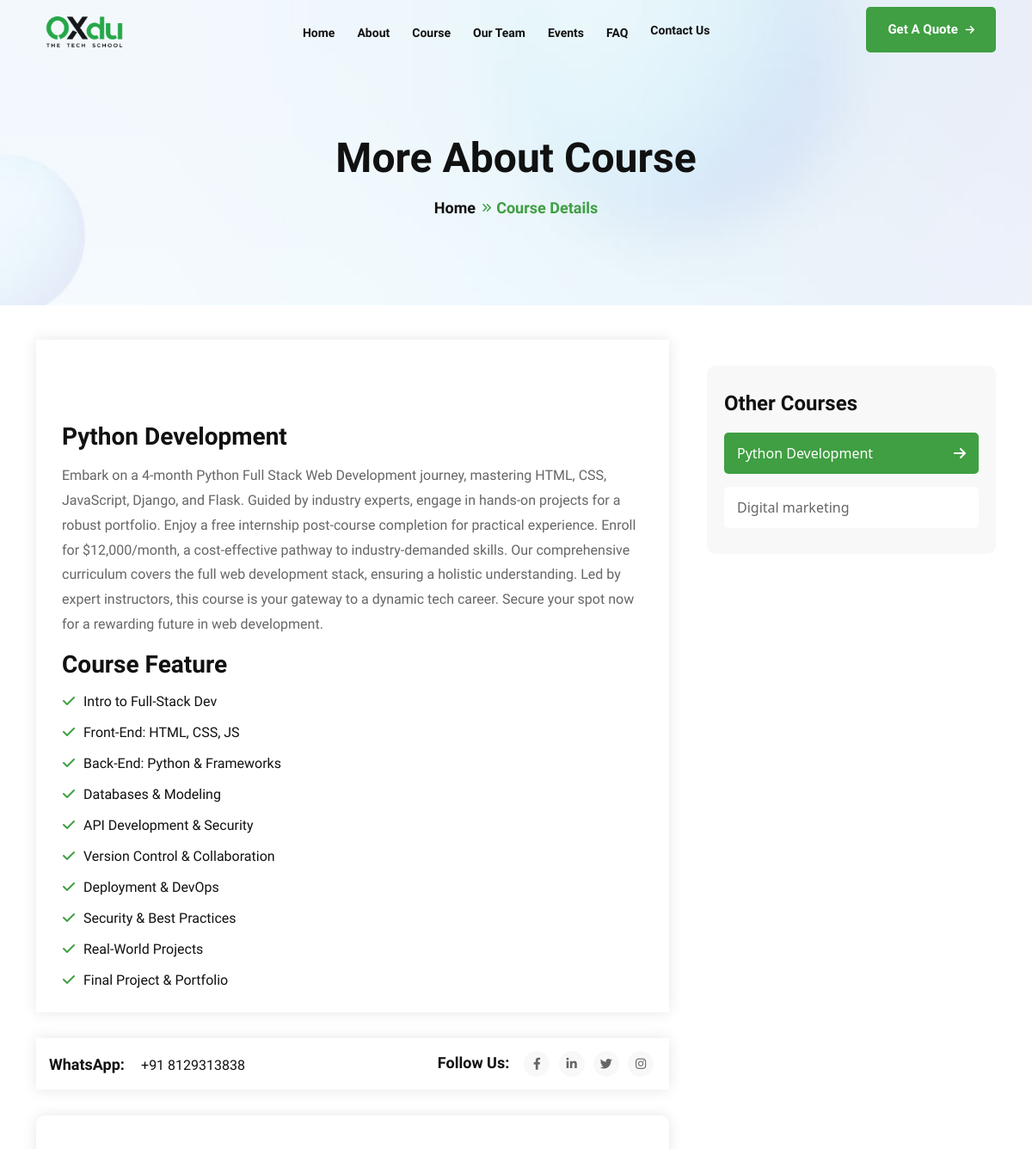
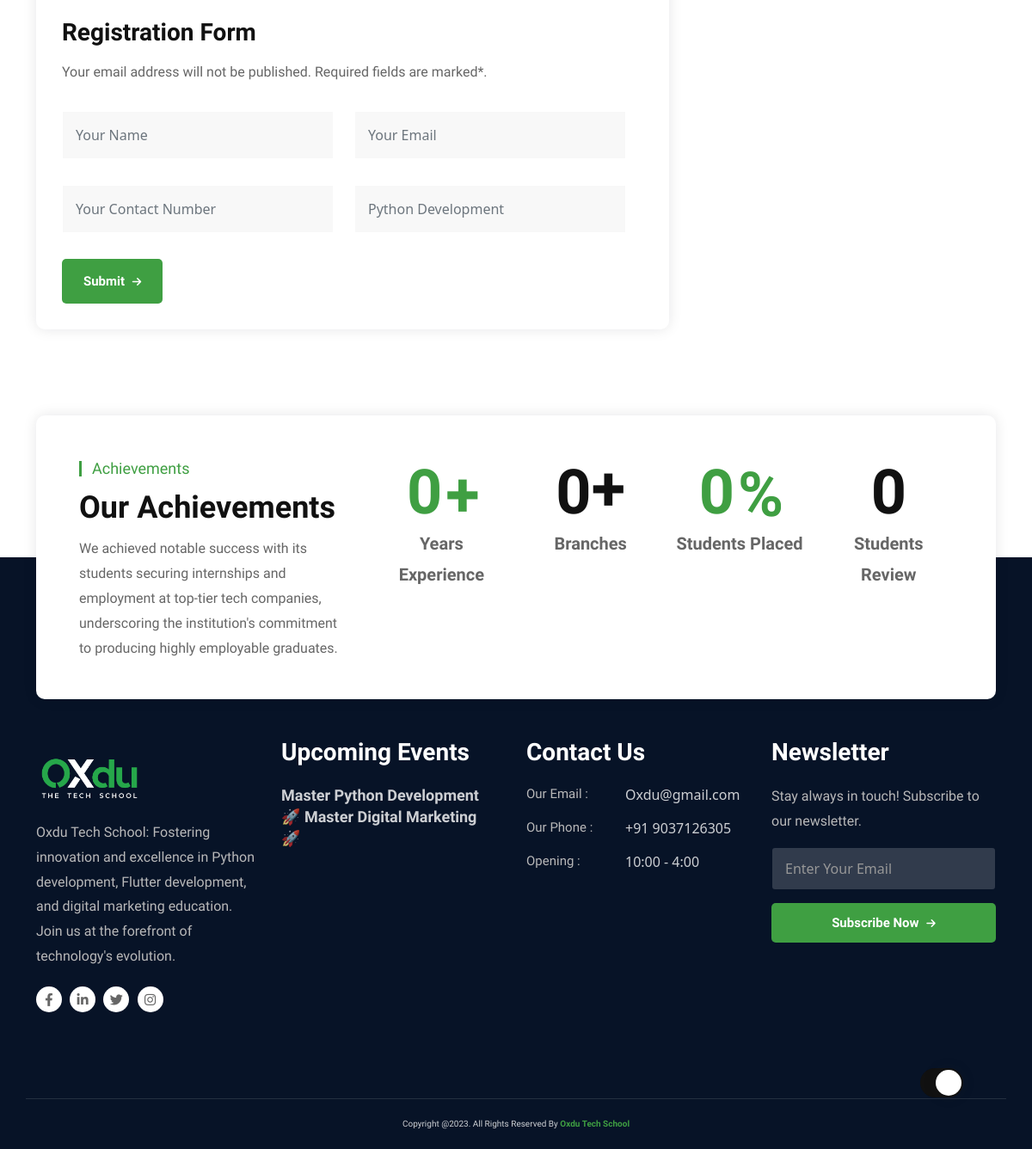
Screenshot of /course_details/1/ with the database file from the repository (2 pictures, top to bottom).
### web/models.py (models this page shows, shortened)
class Course(models.Model):
    duration = models.IntegerField()
    fees = models.IntegerField()
    course_name = models.CharField(max_length=100)
    course_description = models.TextField()
    slug = models.SlugField(unique=True, max_length=100)

class CourseFeatures(models.Model):
    course = models.ForeignKey(
        "web.Course", on_delete=models.CASCADE, blank=True, null=True
    )
    course_feature = models.CharField(max_length=100, blank=True, null=True)

class Event(models.Model):
    event_image = models.FileField(upload_to="media")
    event_date = models.IntegerField()
    event_month = models.CharField(max_length=50)
    event_cordinator = models.CharField(max_length=100)
    location = models.CharField(max_length=100)
    event_title = models.CharField(max_length=100)
    event_description = models.TextField()
    slug = models.SlugField(unique=True, max_length=100)

### web/views.py (the view, shortened to what this page needs)
# urls.py: path("course_details/<str:pk>/", views.course_details, name="course_details"),
def course_details(request, pk):
    course = get_object_or_404(Course, pk=pk)
    features = CourseFeatures.objects.filter(course=course)
    other_courses = Course.objects.exclude(pk=pk)
    form = RegisterationForm(request.POST or None)
    context = {
        "course": course,
        "form": form,
        "features": features,
        "other_courses": other_courses,  # Add this to your context
    }
    return render(request, "web/course-details.html", context)

### web/forms.py
class RegisterationForm(forms.ModelForm):
    class Meta:
        model = CourseRegistration
        exclude = ("timestamp",)
        widgets = {
            "name": widgets.TextInput(
                attrs={"class": "required form-control", "placeholder": "Your Name"}
            ),
            "email": widgets.EmailInput(
                attrs={"class": "required form-control", "placeholder": "Your Email"}
            ),
            "phone": widgets.NumberInput(
                attrs={
                    "class": "required form-control",
                    "placeholder": "Your Contact Number",
                }
            ),
            "course": widgets.TextInput(
                attrs={"class": "required form-control", "placeholder": "course"}
            ),
        }
        labels = {
            "name": "name",
            "email": "email",
            "phone": "phone",
        }

### web/context_processors.py (called while the page is built)
def main_context(request):
    events=Event.objects.all()
    context = {
       'events' : events,
    }
    return context

### templates/web/course-details.html (shortened to what this page needs)
{% extends "web/base.html" %}
{% load static %}
{% block content %}
<section class="uni-banner">
<div class="container">
<div class="uni-banner-text-area">
<h1>More About Course</h1>
<ul>
<li><a href="{% url 'index' %}">Home</a></li>
<li>Course Details</li>
</ul>
</div>
</div>
</section>
<section class="details-text-area ptb-100">
<div class="container">
<div class="row">
<div class="col-lg-8">
<div class="blog-details-text-area">
<div class="bdt-text">
<br> <br> <br> <br>
<h3 class="details-page-title">{{course.course_name}}</h3>
<p>{{course.course_description}}</p>
<h3 class="details-page-title">Course Feature</h3>
<div class="support-list">
<div class="support-list">
    <ul>
        {% for feature in features %}
            <li><i class="fas fa-check"></i> {{ feature.course_feature }}</li>
        {% endfor %}
    </ul>
</div>
</div>
</div>
</div>
<div class="blog-text-footer mt-30 pr-20">
<div class="tag-area">
<ul>
<li><span>WhatsApp:</span> </li>
<li><a href="https://wa.me/+918129313838">+91 8129313838</a></li>
</ul>
</div>
<div class="social-icons">
<ul>
<li><span>Follow Us:</span></li>
<li><a href="https://www.facebook.com/" target="_blank"><i class="fab fa-facebook-f"></i></a></li>
<li><a href="https://www.linkedin.com/" target="_blank"><i class="fab fa-linkedin-in"></i></a></li>
<li><a href="https://twitter.com/" target="_blank"><i class="fab fa-twitter"></i></a></li>
<li><a href="https://www.instagram.com/" target="_blank"><i class="fab fa-instagram"></i></a></li>
</ul>
</div>
</div>
<div class="blog-details-page-form-area">
<div class="bd-form details-text-area pr-20" id="bd-form">
<h3 class="details-page-title">Registration Form</h3>
<p>Your email address will not be published. Required fields are marked*.</p>
<form class="ajax reload" method="POST">
<div class="row">
<div class="col-md-6">
    {{form.name}}
</div>
<div class="col-md-6">
    {{form.email}}
</div>
<div class="col-md-6">
    {{form.phone}}
</div>
<div class="col-md-6">
<input type="text" class="form-control" placeholder="{{course.course_name}}" required readonly>
</div>
<div class="col-md-12">
    <button class="default-button" type="submit"><span>Submit <i class="fas fa-arrow-right"></i></span></button>
  </div>
</div>
</form>
</div>
</div>
</div>
<div class="col-lg-4">
<div class="sidebar-area pt-30 pl-20">
    <div class="sidebar-card sidebar-category mt-30">
        <h3>Other Courses</h3>
        <ul>
            <li>
                <a class="active" href="{% url 'course_details' pk=course.pk %}">
                    <span>{{ course.course_name }}</span> <i class="fas fa-arrow-right"></i>
                </a>
            </li>
            {% for other_course in other_courses %}
                <li>
                    <a href="{% url 'course_details' pk=other_course.pk %}"{% if other_course.pk == course.pk %} class="active"{% endif %}>
                        <span>{{ other_course.course_name }}</span> <i class="fas fa-arrow-right"></i>
                    </a>
                </li>
            {% endfor %}
        </ul>
    </div>
</div>
</div>
</div>
</div>
</section>
{% endblock %}

### templates/web/base.html (shortened to what this page needs)
{% load static %}
<!DOCTYPE html>
<html lang="zxx">
<head>
<link rel="stylesheet" href="{% static "web/css/animate.min.css" %}">
<link rel="stylesheet" href="{% static "web/css/bootstrap.min.css" %}">
<link rel="stylesheet" href="{% static "web/css/fontawsome.min.css" %}">
<link rel="stylesheet" href="{% static "web/fonts/font/flaticon.css" %}">
<link rel="stylesheet" href="{% static "web/css/meanmenu.min.css" %}">
<link rel="stylesheet" href="{% static "web/css/owl.carousel.min.css" %}">
<link rel="stylesheet" href="{% static "web/css/nice-select.min.css" %}">
<link rel="stylesheet" href="{% static "web/css/owl.theme.default.min.css" %}">
<link rel="stylesheet" href="{% static "web/css/magnific-popup.min.css" %}">
<link rel="stylesheet" href="{% static "web/css/jquery-ui.min.css" %}">
<link rel="stylesheet" href="{% static "web/css/odometer.min.css" %}">
<link rel="stylesheet" href="{% static "web/css/barfiller.css" %}">
<link rel="stylesheet" href="{% static "web/css/style.css" %}">
<link rel="stylesheet" href="{% static "web/css/dark.css" %}">
<link rel="stylesheet" href="{% static "web/css/responsive.css" %}">
</head>
<body>
<div class="theme-switcher">
<label id="switch" class="switch">
<span class="slider round"></span>
</label>
</div>
<div class="header-area header-area-2">
<div class="navbar-area">
<div class="main-nav">
<div class="container">
<nav class="navbar navbar-expand-md navbar-light">
<a class="navbar-brand" href="index.html">
<img class="black-logo" data-cfsrc="{% static "web/images/oxdu-black.png" alt="logo" %}" style="display:none;visibility:hidden; width: 112px;" />
</a>
<div class="collapse navbar-collapse mean-menu" id="navbarSupportedContent">
<ul class="navbar-nav">
<li class="nav-item ">
<a href="{% url "index" %}" class="">Home </a>
</li>
<li class="nav-item ">
    <a href="{% url "about" %}" class="#">About</a>
</li>
<li class="nav-item">
<a href="{% url "course" %}" class="">Course</a>
</li>
<li class="nav-item">
    <a href="{% url "team" %}" class="">Our Team</a>
    </li>
<li class="nav-item">
<a href="{% url "events" %}" class="">Events </a>
</li>
<li class="nav-item">
    <a href="{% url "faq" %}" class="">FAQ</a>
</li>
<li class="nav-item"><a href="{% url "contact" %}" class="nav-link">Contact Us</a></li>
</ul>
<div class="menu-sidebar">
<a class="default-button" href="{% url "contact" %}">Get A Quote <i class="fas fa-arrow-right"></i></a>
</div>
</div>
</nav>
</div>
</div>
</div>
</div>
{% block content %}
{% endblock  %}
{% include 'web/partials/count.html' %}
    <section class="footer ptb-100 bg-071327">
    <div class="container">
    <div class="row">
    <div class="col-xl-3 col-lg-6 col-md-6 col-sm-6 col-12">
    <div class="footer-logo-area">
    <a href="{% url "index" %}"><img data-cfsrc="{% static "web/images/oxdu.png" %}" alt="image" style="display:none;visibility:hidden;  width: 122px;  padding-top: 27px;"></a>
    <p>Oxdu Tech School: Fostering innovation and excellence in Python development, Flutter development, and digital marketing education. Join us at the forefront of technology's evolution.</p>
    <div class="footer-social-icons">
    <ul>
    <li><a href="https://www.facebook.com/" target="_blank"><i class="fab fa-facebook-f"></i></a></li>
    <li><a href="https://www.linkedin.com/" target="_blank"><i class="fab fa-linkedin-in"></i></a></li>
    <li><a href="https://twitter.com/" target="_blank"><i class="fab fa-twitter"></i></a></li>
    <li><a href="https://www.instagram.com/" target="_blank"><i class="fab fa-instagram"></i></a></li>
    </ul>
    </div>
    </div>
    </div>
    <div class="col-xl-3 col-lg-6 col-md-6 col-sm-6 col-12">
        <div class="footer-links footer-news-area pr-20">
        <h3>Upcoming Events</h3>
        {% for event in events %}
        <div class="footer-news-card mt-0">
        <h5><a href="{% url "event-details" event.pk %}">{{ event.event_title }}</a></h5>
        </div>
        {% endfor %}
        </div>
        </div>
    <div class="col-xl-3 col-lg-6 col-md-6 col-sm-6 col-12">
    <div class="footer-links footer-contact">
    <h3>Contact Us</h3>
    <ul>
    <li><span>Our Email :</span> <a href="mailto:oxdu@gmail.com">Oxdu@gmail.com</a></li>
    <li><span>Our Phone :</span> <a href="tel:+919037126305">+91 9037126305</a></li>
    <li><span>Opening   :</span> 10:00 - 4:00</li>
    </ul>
    </div>
    </div>
    <div class="col-xl-3 col-lg-6 col-md-6 col-sm-6 col-12">
    <div class="footer-links footer-newsletter">
    <h3>Newsletter</h3>
    <p>Stay always in touch! Subscribe to our newsletter.</p>
    <form class="newsletter-form" data-toggle="validator">
    <input type="email" class="input-newsletter form-control" placeholder="Enter Your Email" name="EMAIL" required autocomplete="off">
    <button class="default-button">Subscribe Now <i class="fas fa-arrow-right"></i></button>
    </form>
    </div>
    </div>
    </div>
    </div>
    </section>
    <div class="copyright bg-071327">
    <div class="container">
    <p>Copyright @. All Rights Reserved By <a target="_blank" href="">Oxdu Tech School</a></p>
    </div>
    </div>
    </body>
    </html>

### static/web/css/dark.css (style rules this page uses)
.theme-switcher { position:fixed;z-index:999999;bottom:60px;right:80px }
.theme-switcher .switch { position:relative;display:inline-block;width:50px;height:34px }
.theme-switcher .slider { position:absolute;cursor:pointer;top:0;left:0;right:0;bottom:0;background-color:#ccc;-webkit-transition:.4s;transition:.4s }
.theme-switcher .slider::before { position:absolute;content:"";height:30px;width:30px;left:0;bottom:4px;top:0;bottom:0;margin:auto 0;-webkit-transition:.4s;transition:.4s;-webkit-box-shadow:0 0 15px #2020203d;box-shadow:0 0 15px #2020203d;background:#fff url(../../../../../i.ibb.co/FxzBYR9/night.png);background-repeat:no-repeat;background-position:center }
.theme-switcher input:checked+.slider { background-color:#111 }
.theme-switcher input:checked+.slider:before { -webkit-transform:translateX(24px);transform:translateX(18px);background:#fff url(https://i.ibb.co/7JfqXxB/sunny.png);background-repeat:no-repeat;background-position:center }
.theme-switcher .slider.round { border-radius:34px }
.theme-switcher .slider.round::before { border-radius:50% }
.theme-light { --whiteColor: #ffffff;--blackColor: #111111;--paragraphColor: #666666;--boxShadow: rgba(17, 17, 26, 0.1) 0px 0px 16px }
.theme-light .bg-071327 { background-color:#071327 }
.theme-light .black-logo { display:block }

### rows the page displays
Course: course_name "Python Development", course_description "Embark on a 4-month Python Full Stack Web Development journey, mastering HTML, CSS, JavaScript, Django, and Flask. Guided by industry experts, engage in hands-on projects for a robust portfolio. Enjoy a free internship post-course completion for practical experience. Enroll for $12,000/month, a cost-effective pathway to industry-demanded skills. Our comprehensive curriculum covers the full web development stack, ensuring a holistic understanding. Led by expert instructors, this course is your gateway to a dynamic tech career. Secure your spot now for a rewarding future in web development."
CourseFeatures: course_feature "Intro to Full-Stack Dev"
CourseFeatures: course_feature "Front-End: HTML, CSS, JS"
CourseFeatures: course_feature "Back-End: Python & Frameworks"
CourseFeatures: course_feature "Databases & Modeling"
CourseFeatures: course_feature "API Development & Security"
CourseFeatures: course_feature "Version Control & Collaboration"
CourseFeatures: course_feature "Deployment & DevOps"
CourseFeatures: course_feature "Security & Best Practices"
CourseFeatures: course_feature "Real-World Projects"
CourseFeatures: course_feature "Final Project & Portfolio"
Course: course_name "Digital marketing"
Event: event_title "Master Python Development"
Event: event_title "🚀 Master Digital Marketing 🚀"
